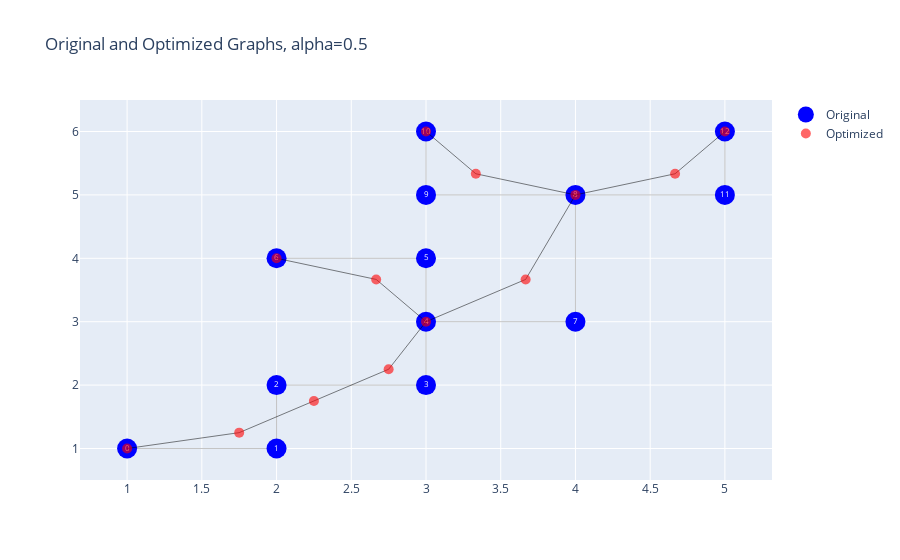

Write notebook code for a chart like this one.
### Code cell
path = f"{ROOT}/graphs/2d/{graph_name}.txt"
g1 = load_graph(path)

# Get the positions of each node
pos = nx.get_node_attributes(g1, "pos")
num_nodes = g1.number_of_nodes()

# Compute moving nodes
moving_nodes = {}
for node in g1.nodes():
    neighbors = list(g1.neighbors(node))
    if len(neighbors) == 2:
        moving_nodes[node] = neighbors

# Create the optimization variables
opt_path = cp.Variable((num_nodes, 2))

# Define the objective function to minimize the curvature and distance
curvature = 0
for node, (prev_node, next_node) in moving_nodes.items():
    curvature += cp.sum_squares(
        opt_path[node, :] - 0.5 * (opt_path[prev_node, :] + opt_path[next_node, :])
    )

obj = curvature + alpha * cp.sum_squares(opt_path - np.array(list(pos.values())))

# Define the constraints for fixed nodes
constraints = []
for node, position in pos.items():
    if len(list(g1.neighbors(node))) != 2:
        constraints.append(opt_path[node, :] == np.array(position))

# Create the optimization problem
problem = cp.Problem(cp.Minimize(obj), constraints)

# Solve the problem
problem.solve()

# Retrieve the optimized path
optimized_pos = {node: tuple(opt_path[node, :].value) for node in g1.nodes()}

# Create optimized graph
g2 = create_graph(optimized_pos, g1.edges())

# Draw the original and optimized graphs together
save_name = f"{ROOT}/results/2d/{graph_name}.html"
plot_graph(g1, g2, alpha, save_name)

### Figure 1 — Plotly figure (JSON) as saved in the notebook; plotly's stock layout.template omitted (floating-point values rounded to 4 significant figures)
{"data": [{"line": {"color": "#888", "width": 0.5}, "mode": "lines", "showlegend": false, "type": "scatter", "x": [1, 2, null, 2, 2, null, 2, 3, null, 3, 3, null, 3, 3, null, 3, 4, null, 3, 2, null, 4, 4, null, 4, 3, null, 4, 5, null, 3, 3, null, 5, 5, null], "y": [1, 1, null, 1, 2, null, 2, 2, null, 2, 3, null, 3, 4, null, 3, 3, null, 4, 4, null, 3, 5, null, 5, 5, null, 5, 5, null, 5, 6, null, 5, 6, null]}, {"marker": {"color": "#0000FF", "opacity": 1, "size": 20}, "mode": "markers+text", "name": "Original", "text": ["0", "1", "2", "3", "4", "5", "6", "7", "8", "9", "10", "11", "12"], "textfont": {"color": "#FFF", "size": 8}, "type": "scatter", "x": [1, 2, 2, 3, 3, 3, 2, 4, 4, 3, 3, 5, 5], "y": [1, 1, 2, 2, 3, 4, 4, 3, 5, 5, 6, 5, 6]}, {"line": {"color": "#000", "width": 0.5}, "mode": "lines", "showlegend": false, "type": "scatter", "x": [1, 1.75, null, 1.75, 2.25, null, 2.25, 2.75, null, 2.75, 3, null, 3, 2.667, null, 3, 3.667, null, 2.667, 2, null, 3.667, 4, null, 4, 3.333, null, 4, 4.667, null, 3.333, 3, null, 4.667, 5, null], "y": [1, 1.25, null, 1.25, 1.75, null, 1.75, 2.25, null, 2.25, 3, null, 3, 3.667, null, 3, 3.667, null, 3.667, 4, null, 3.667, 5, null, 5, 5.333, null, 5, 5.333, null, 5.333, 6, null, 5.333, 6, null]}, {"marker": {"color": "#FF0000", "opacity": 0.6, "size": 10}, "mode": "markers+text", "name": "Optimized", "textfont": {"color": "#FFF", "size": 8}, "type": "scatter", "x": [1, 1.75, 2.25, 2.75, 3, 2.667, 2, 3.667, 4, 3.333, 3, 4.667, 5], "y": [1, 1.25, 1.75, 2.25, 3, 3.667, 4, 3.667, 5, 5.333, 6, 5.333, 6]}], "layout": {"title": {"text": "Original and Optimized Graphs, alpha=0.5"}}}
